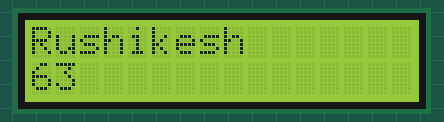
Bench run of a sketch on a simulated Arduino Uno, built with avr-gcc and run on an emulated ATmega328P. Shown: 16×2 character LCD.

Above: at 0.21 s.
At 5.02 s:
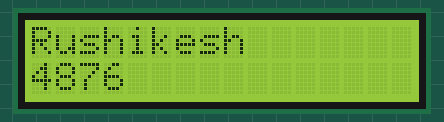
At 9.84 s:
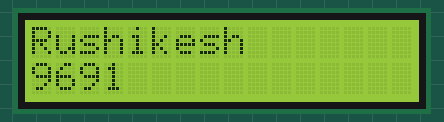
At 19.75 s:
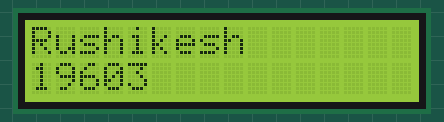
At 29.66 s:
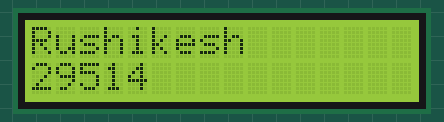
At 39.57 s:
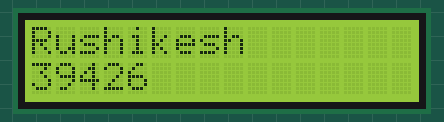

The sketch:

LCD.ino
```cpp
#include<LiquidCrystal.h>
const int en=3,rs=2,d4=4,d5=5,d6=6,d7=7;
LiquidCrystal lcd(rs,en,d4,d5,d6,d7);
void setup() {
  // put your setup code here, to run once:
lcd.begin(16,2);
lcd.setCursor(0,0);
lcd.print("Rushikesh");
}

void loop() {
  // put your main code here, to run repeatedly:
lcd.setCursor(0,1);
lcd.print(millis());
}
```
